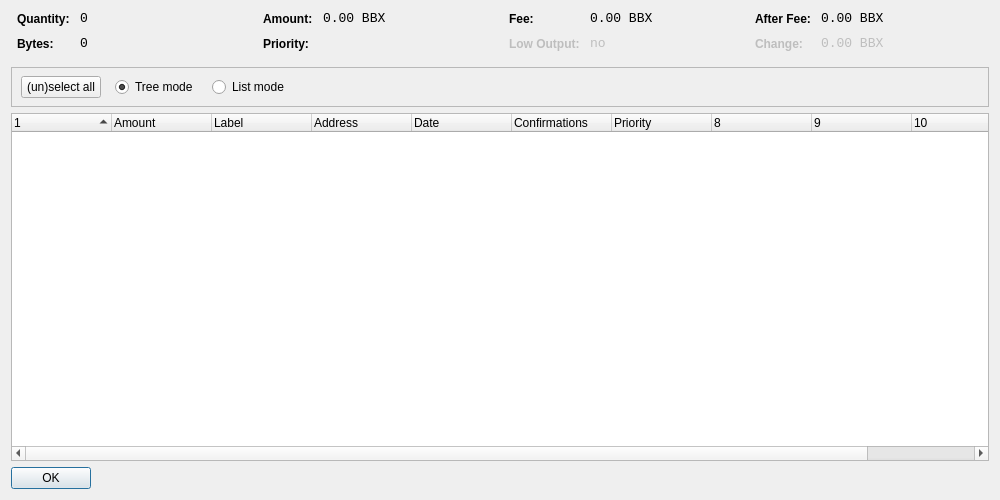
<?xml version="1.0" encoding="UTF-8"?>
<ui version="4.0">
 <class>CoinControlDialog</class>
 <widget class="QDialog" name="CoinControlDialog">
  <property name="geometry">
   <rect>
    <x>0</x>
    <y>0</y>
    <width>1000</width>
    <height>500</height>
   </rect>
  </property>
  <property name="windowTitle">
   <string>Coin Control</string>
  </property>
  <layout class="QVBoxLayout" name="verticalLayout">
   <item>
    <layout class="QHBoxLayout" name="horizontalLayoutTop" stretch="0,0,0,0">
     <property name="topMargin">
      <number>0</number>
     </property>
     <property name="bottomMargin">
      <number>10</number>
     </property>
     <item>
      <layout class="QFormLayout" name="formLayoutCoinControl1">
       <property name="horizontalSpacing">
        <number>10</number>
       </property>
       <property name="verticalSpacing">
        <number>10</number>
       </property>
       <property name="leftMargin">
        <number>6</number>
       </property>
       <property name="rightMargin">
        <number>6</number>
       </property>
       <item row="0" column="0">
        <widget class="QLabel" name="labelCoinControlQuantityText">
         <property name="styleSheet">
          <string notr="true">font-weight:bold;</string>
         </property>
         <property name="text">
          <string>Quantity:</string>
         </property>
        </widget>
       </item>
       <item row="0" column="1">
        <widget class="QLabel" name="labelCoinControlQuantity">
         <property name="font">
          <font>
           <family>Monospace</family>
           <pointsize>10</pointsize>
          </font>
         </property>
         <property name="cursor">
          <cursorShape>IBeamCursor</cursorShape>
         </property>
         <property name="contextMenuPolicy">
          <enum>Qt::ActionsContextMenu</enum>
         </property>
         <property name="text">
          <string notr="true">0</string>
         </property>
         <property name="textInteractionFlags">
          <set>Qt::LinksAccessibleByMouse|Qt::TextSelectableByKeyboard|Qt::TextSelectableByMouse</set>
         </property>
        </widget>
       </item>
       <item row="1" column="0">
        <widget class="QLabel" name="labelCoinControlBytesText">
         <property name="styleSheet">
          <string notr="true">font-weight:bold;</string>
         </property>
         <property name="text">
          <string>Bytes:</string>
         </property>
        </widget>
       </item>
       <item row="1" column="1">
        <widget class="QLabel" name="labelCoinControlBytes">
         <property name="font">
          <font>
           <family>Monospace</family>
           <pointsize>10</pointsize>
          </font>
         </property>
         <property name="cursor">
          <cursorShape>IBeamCursor</cursorShape>
         </property>
         <property name="contextMenuPolicy">
          <enum>Qt::ActionsContextMenu</enum>
         </property>
         <property name="text">
          <string notr="true">0</string>
         </property>
         <property name="textInteractionFlags">
          <set>Qt::LinksAccessibleByMouse|Qt::TextSelectableByKeyboard|Qt::TextSelectableByMouse</set>
         </property>
        </widget>
       </item>
      </layout>
     </item>
     <item>
      <layout class="QFormLayout" name="formLayoutCoinControl2">
       <property name="horizontalSpacing">
        <number>10</number>
       </property>
       <property name="verticalSpacing">
        <number>10</number>
       </property>
       <property name="leftMargin">
        <number>6</number>
       </property>
       <property name="rightMargin">
        <number>6</number>
       </property>
       <item row="0" column="0">
        <widget class="QLabel" name="labelCoinControlAmountText">
         <property name="styleSheet">
          <string notr="true">font-weight:bold;</string>
         </property>
         <property name="text">
          <string>Amount:</string>
         </property>
        </widget>
       </item>
       <item row="0" column="1">
        <widget class="QLabel" name="labelCoinControlAmount">
         <property name="font">
          <font>
           <family>Monospace</family>
           <pointsize>10</pointsize>
          </font>
         </property>
         <property name="cursor">
          <cursorShape>IBeamCursor</cursorShape>
         </property>
         <property name="contextMenuPolicy">
          <enum>Qt::ActionsContextMenu</enum>
         </property>
         <property name="text">
          <string notr="true">0.00 BBX</string>
         </property>
         <property name="textInteractionFlags">
          <set>Qt::LinksAccessibleByMouse|Qt::TextSelectableByKeyboard|Qt::TextSelectableByMouse</set>
         </property>
        </widget>
       </item>
       <item row="1" column="0">
        <widget class="QLabel" name="labelCoinControlPriorityText">
         <property name="styleSheet">
          <string notr="true">font-weight:bold;</string>
         </property>
         <property name="text">
          <string>Priority:</string>
         </property>
        </widget>
       </item>
       <item row="1" column="1">
        <widget class="QLabel" name="labelCoinControlPriority">
         <property name="font">
          <font>
           <family>Monospace</family>
           <pointsize>10</pointsize>
          </font>
         </property>
         <property name="cursor">
          <cursorShape>IBeamCursor</cursorShape>
         </property>
         <property name="contextMenuPolicy">
          <enum>Qt::ActionsContextMenu</enum>
         </property>
         <property name="text">
          <string/>
         </property>
         <property name="textInteractionFlags">
          <set>Qt::LinksAccessibleByMouse|Qt::TextSelectableByKeyboard|Qt::TextSelectableByMouse</set>
         </property>
        </widget>
       </item>
      </layout>
     </item>
     <item>
      <layout class="QFormLayout" name="formLayoutCoinControl3">
       <property name="horizontalSpacing">
        <number>10</number>
       </property>
       <property name="verticalSpacing">
        <number>10</number>
       </property>
       <property name="leftMargin">
        <number>6</number>
       </property>
       <property name="rightMargin">
        <number>6</number>
       </property>
       <item row="0" column="0">
        <widget class="QLabel" name="labelCoinControlFeeText">
         <property name="styleSheet">
          <string notr="true">font-weight:bold;</string>
         </property>
         <property name="text">
          <string>Fee:</string>
         </property>
        </widget>
       </item>
       <item row="0" column="1">
        <widget class="QLabel" name="labelCoinControlFee">
         <property name="font">
          <font>
           <family>Monospace</family>
           <pointsize>10</pointsize>
          </font>
         </property>
         <property name="cursor">
          <cursorShape>IBeamCursor</cursorShape>
         </property>
         <property name="contextMenuPolicy">
          <enum>Qt::ActionsContextMenu</enum>
         </property>
         <property name="text">
          <string notr="true">0.00 BBX</string>
         </property>
         <property name="textInteractionFlags">
          <set>Qt::LinksAccessibleByMouse|Qt::TextSelectableByKeyboard|Qt::TextSelectableByMouse</set>
         </property>
        </widget>
       </item>
       <item row="1" column="0">
        <widget class="QLabel" name="labelCoinControlLowOutputText">
         <property name="enabled">
          <bool>false</bool>
         </property>
         <property name="styleSheet">
          <string notr="true">font-weight:bold;</string>
         </property>
         <property name="text">
          <string>Low Output:</string>
         </property>
        </widget>
       </item>
       <item row="1" column="1">
        <widget class="QLabel" name="labelCoinControlLowOutput">
         <property name="enabled">
          <bool>false</bool>
         </property>
         <property name="font">
          <font>
           <family>Monospace</family>
           <pointsize>10</pointsize>
          </font>
         </property>
         <property name="cursor">
          <cursorShape>IBeamCursor</cursorShape>
         </property>
         <property name="contextMenuPolicy">
          <enum>Qt::ActionsContextMenu</enum>
         </property>
         <property name="text">
          <string notr="true">no</string>
         </property>
         <property name="textInteractionFlags">
          <set>Qt::LinksAccessibleByMouse|Qt::TextSelectableByKeyboard|Qt::TextSelectableByMouse</set>
         </property>
        </widget>
       </item>
      </layout>
     </item>
     <item>
      <layout class="QFormLayout" name="formLayoutCoinControl4">
       <property name="horizontalSpacing">
        <number>10</number>
       </property>
       <property name="verticalSpacing">
        <number>10</number>
       </property>
       <property name="leftMargin">
        <number>6</number>
       </property>
       <property name="rightMargin">
        <number>6</number>
       </property>
       <item row="0" column="0">
        <widget class="QLabel" name="labelCoinControlAfterFeeText">
         <property name="styleSheet">
          <string notr="true">font-weight:bold;</string>
         </property>
         <property name="text">
          <string>After Fee:</string>
         </property>
        </widget>
       </item>
       <item row="0" column="1">
        <widget class="QLabel" name="labelCoinControlAfterFee">
         <property name="font">
          <font>
           <family>Monospace</family>
           <pointsize>10</pointsize>
          </font>
         </property>
         <property name="cursor">
          <cursorShape>IBeamCursor</cursorShape>
         </property>
         <property name="contextMenuPolicy">
          <enum>Qt::ActionsContextMenu</enum>
         </property>
         <property name="text">
          <string notr="true">0.00 BBX</string>
         </property>
         <property name="textInteractionFlags">
          <set>Qt::LinksAccessibleByMouse|Qt::TextSelectableByKeyboard|Qt::TextSelectableByMouse</set>
         </property>
        </widget>
       </item>
       <item row="1" column="0">
        <widget class="QLabel" name="labelCoinControlChangeText">
         <property name="enabled">
          <bool>false</bool>
         </property>
         <property name="styleSheet">
          <string notr="true">font-weight:bold;</string>
         </property>
         <property name="text">
          <string>Change:</string>
         </property>
        </widget>
       </item>
       <item row="1" column="1">
        <widget class="QLabel" name="labelCoinControlChange">
         <property name="enabled">
          <bool>false</bool>
         </property>
         <property name="font">
          <font>
           <family>Monospace</family>
           <pointsize>10</pointsize>
          </font>
         </property>
         <property name="cursor">
          <cursorShape>IBeamCursor</cursorShape>
         </property>
         <property name="contextMenuPolicy">
          <enum>Qt::ActionsContextMenu</enum>
         </property>
         <property name="text">
          <string notr="true">0.00 BBX</string>
         </property>
         <property name="textInteractionFlags">
          <set>Qt::LinksAccessibleByMouse|Qt::TextSelectableByKeyboard|Qt::TextSelectableByMouse</set>
         </property>
        </widget>
       </item>
      </layout>
     </item>
    </layout>
   </item>
   <item>
    <widget class="QFrame" name="frame">
     <property name="minimumSize">
      <size>
       <width>0</width>
       <height>40</height>
      </size>
     </property>
     <property name="frameShape">
      <enum>QFrame::StyledPanel</enum>
     </property>
     <property name="frameShadow">
      <enum>QFrame::Sunken</enum>
     </property>
     <widget class="QWidget" name="horizontalLayoutWidget">
      <property name="geometry">
       <rect>
        <x>10</x>
        <y>0</y>
        <width>781</width>
        <height>41</height>
       </rect>
      </property>
      <layout class="QHBoxLayout" name="horizontalLayoutPanel" stretch="0,0,0,0,0">
       <property name="spacing">
        <number>14</number>
       </property>
       <item>
        <widget class="QPushButton" name="pushButtonSelectAll">
         <property name="sizePolicy">
          <sizepolicy hsizetype="Maximum" vsizetype="Fixed">
           <horstretch>0</horstretch>
           <verstretch>0</verstretch>
          </sizepolicy>
         </property>
         <property name="text">
          <string>(un)select all</string>
         </property>
        </widget>
       </item>
       <item>
        <widget class="QRadioButton" name="radioTreeMode">
         <property name="sizePolicy">
          <sizepolicy hsizetype="Maximum" vsizetype="Fixed">
           <horstretch>0</horstretch>
           <verstretch>0</verstretch>
          </sizepolicy>
         </property>
         <property name="text">
          <string>Tree mode</string>
         </property>
         <property name="checked">
          <bool>true</bool>
         </property>
        </widget>
       </item>
       <item>
        <widget class="QRadioButton" name="radioListMode">
         <property name="sizePolicy">
          <sizepolicy hsizetype="Maximum" vsizetype="Fixed">
           <horstretch>0</horstretch>
           <verstretch>0</verstretch>
          </sizepolicy>
         </property>
         <property name="text">
          <string>List mode</string>
         </property>
        </widget>
       </item>
       <item>
        <spacer name="horizontalSpacer">
         <property name="orientation">
          <enum>Qt::Horizontal</enum>
         </property>
         <property name="sizeHint" stdset="0">
          <size>
           <width>40</width>
           <height>20</height>
          </size>
         </property>
        </spacer>
       </item>
      </layout>
     </widget>
    </widget>
   </item>
   <item>
    <widget class="CoinControlTreeWidget" name="treeWidget">
     <property name="contextMenuPolicy">
      <enum>Qt::CustomContextMenu</enum>
     </property>
     <property name="sortingEnabled">
      <bool>false</bool>
     </property>
     <property name="columnCount">
      <number>11</number>
     </property>
     <attribute name="headerShowSortIndicator" stdset="0">
      <bool>true</bool>
     </attribute>
     <attribute name="headerStretchLastSection">
      <bool>false</bool>
     </attribute>
     <column>
      <property name="text">
       <string/>
      </property>
     </column>
     <column>
      <property name="text">
       <string>Amount</string>
      </property>
     </column>
     <column>
      <property name="text">
       <string>Label</string>
      </property>
     </column>
     <column>
      <property name="text">
       <string>Address</string>
      </property>
     </column>
     <column>
      <property name="text">
       <string>Date</string>
      </property>
     </column>
     <column>
      <property name="text">
       <string>Confirmations</string>
      </property>
      <property name="toolTip">
       <string>Confirmed</string>
      </property>
     </column>
     <column>
      <property name="text">
       <string>Priority</string>
      </property>
     </column>
     <column>
      <property name="text">
       <string/>
      </property>
     </column>
     <column>
      <property name="text">
       <string/>
      </property>
     </column>
     <column>
      <property name="text">
       <string/>
      </property>
     </column>
     <column>
      <property name="text">
       <string/>
      </property>
     </column>
    </widget>
   </item>
   <item>
    <widget class="QDialogButtonBox" name="buttonBox">
     <property name="sizePolicy">
      <sizepolicy hsizetype="Maximum" vsizetype="Fixed">
       <horstretch>0</horstretch>
       <verstretch>0</verstretch>
      </sizepolicy>
     </property>
     <property name="orientation">
      <enum>Qt::Horizontal</enum>
     </property>
     <property name="standardButtons">
      <set>QDialogButtonBox::Ok</set>
     </property>
    </widget>
   </item>
  </layout>
 </widget>
 <customwidgets>
  <customwidget>
   <class>CoinControlTreeWidget</class>
   <extends>QTreeWidget</extends>
   <header>coincontroltreewidget.h</header>
  </customwidget>
 </customwidgets>
 <resources/>
 <connections/>
</ui>
